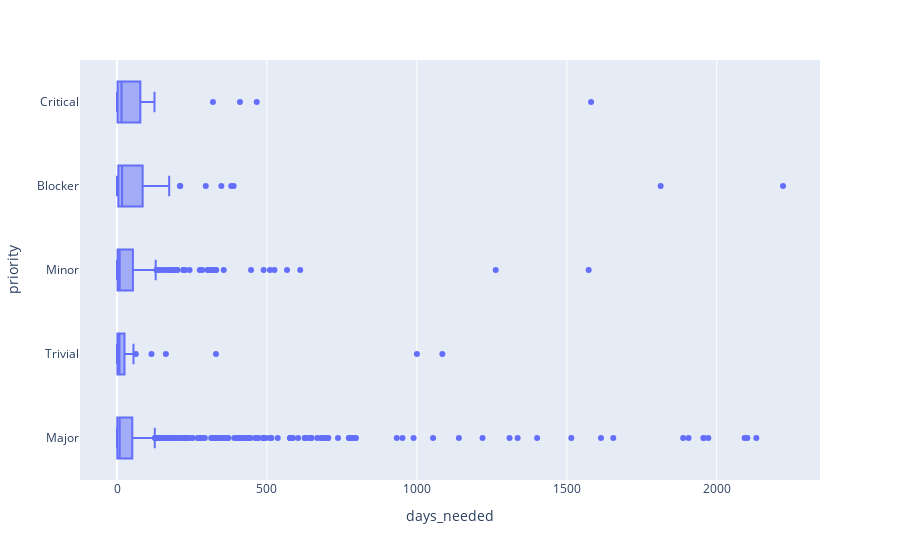

Write notebook code for a chart like this one.
### Code cell
test = df[['days_needed', 'priority']]
fig = px.box(test, x='days_needed', y="priority", orientation='h')
fig.show()

### Figure 1 — Plotly figure (JSON) as saved in the notebook; plotly's stock layout.template omitted (floating-point values rounded to 4 significant figures; data arrays with more than 128 entries replaced by an {"elided": "..."} marker saying what was removed)
{"data": [{"alignmentgroup": "True", "hovertemplate": "days_needed=%{x}<br>priority=%{y}<extra></extra>", "legendgroup": "", "marker": {"color": "#636efa"}, "name": "", "notched": false, "offsetgroup": "", "orientation": "h", "showlegend": false, "type": "box", "x": {"elided": "1434 int values"}, "x0": " ", "xaxis": "x", "y": {"elided": "1434 str values"}, "y0": " ", "yaxis": "y"}], "layout": {"boxmode": "group", "legend": {"tracegroupgap": 0}, "margin": {"t": 60}, "xaxis": {"anchor": "y", "domain": [0, 1], "title": {"text": "days_needed"}}, "yaxis": {"anchor": "x", "domain": [0, 1], "title": {"text": "priority"}}}}
